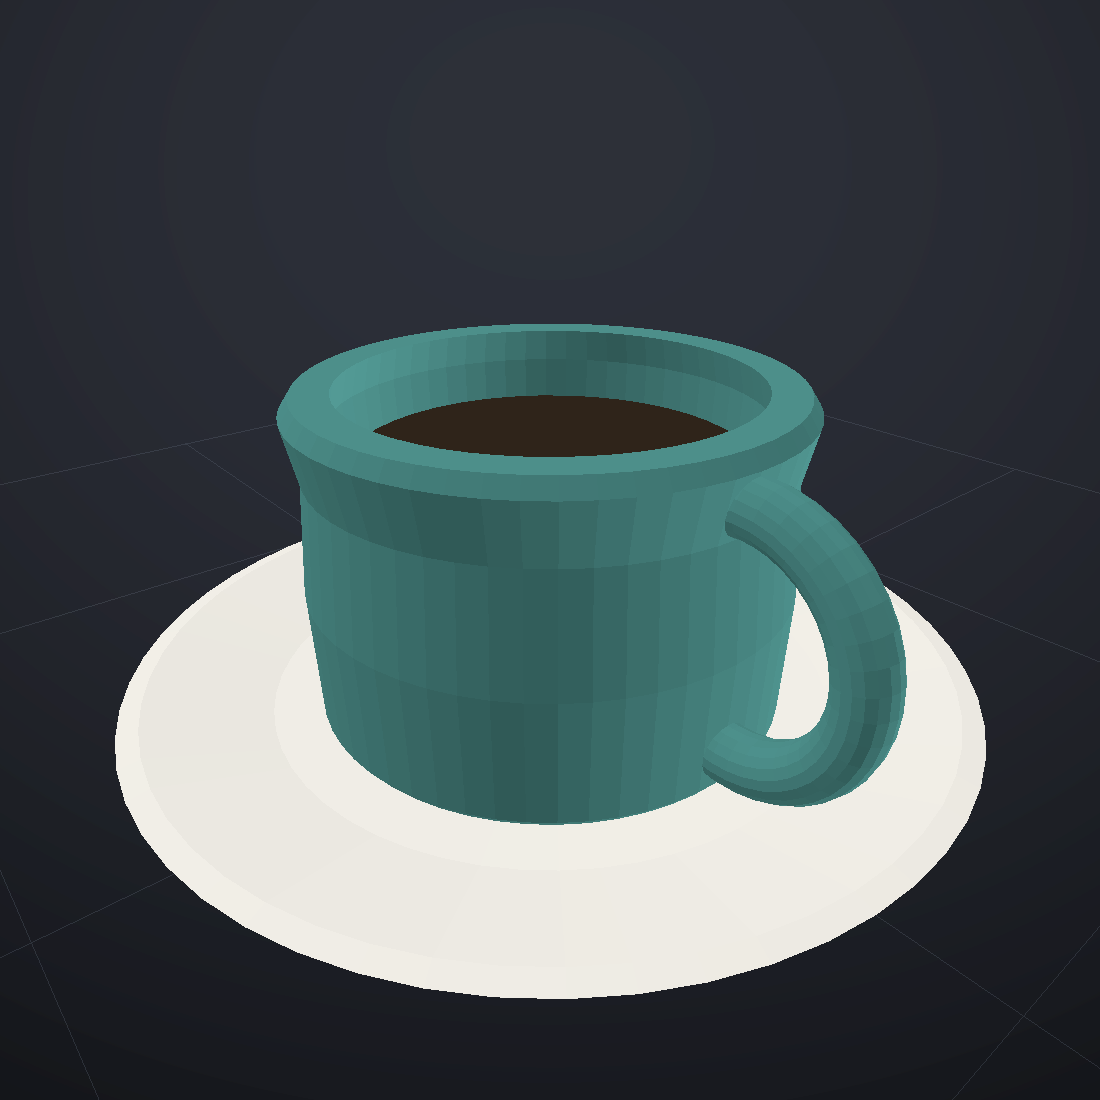

Source code (Python):
"""mug.glb — lathed ceramic mug + saucer, demonstrating the lathe primitive.

Run:  python3 examples/mug.py   (or: aiglb build examples/mug.py -o mug.glb)
"""
import aiglb

scene = aiglb.Scene("mug")

# closed profile: outer bottom -> outer wall -> rim -> inner wall -> inner floor
mug_profile = [
    (0.00, 0.00), (0.30, 0.00), (0.42, 0.015), (0.455, 0.06),
    (0.465, 0.30), (0.45, 0.52), (0.475, 0.635), (0.455, 0.665),   # outer lip
    (0.385, 0.665), (0.40, 0.60), (0.385, 0.30), (0.375, 0.115),   # inner lip -> inner floor
    (0.00, 0.115),
]
teal = aiglb.color_material("#2e6f6a", roughness=0.22, name="mug_teal")
scene.add("mug", aiglb.lathe(mug_profile, segments=56, smooth=True), teal)

# handle: torus embedded in the side
scene.add("handle", aiglb.torus(0.225, 0.052, 40, 18), teal,
          position=(0.47, 0.35, 0), rotation=(90, 0, 0))

# coffee surface: dark disk slightly below the rim
scene.add("coffee", aiglb.cylinder(0.375, 0.012, 40), aiglb.color_material("#17100a", roughness=0.12, name="coffee"), position=(0, 0.52, 0))

# saucer: shallow lathe dish
saucer_profile = [
    (0.00, 0.00), (0.42, 0.00), (0.62, 0.02), (0.78, 0.075), (0.82, 0.105),
    (0.78, 0.115), (0.55, 0.055), (0.00, 0.035),
]
scene.add("saucer", aiglb.lathe(saucer_profile, segments=56, smooth=True),
          aiglb.color_material("#e8e4da", roughness=0.18, name="saucer_white"),
          position=(0, -0.004, 0))

scene.save()
